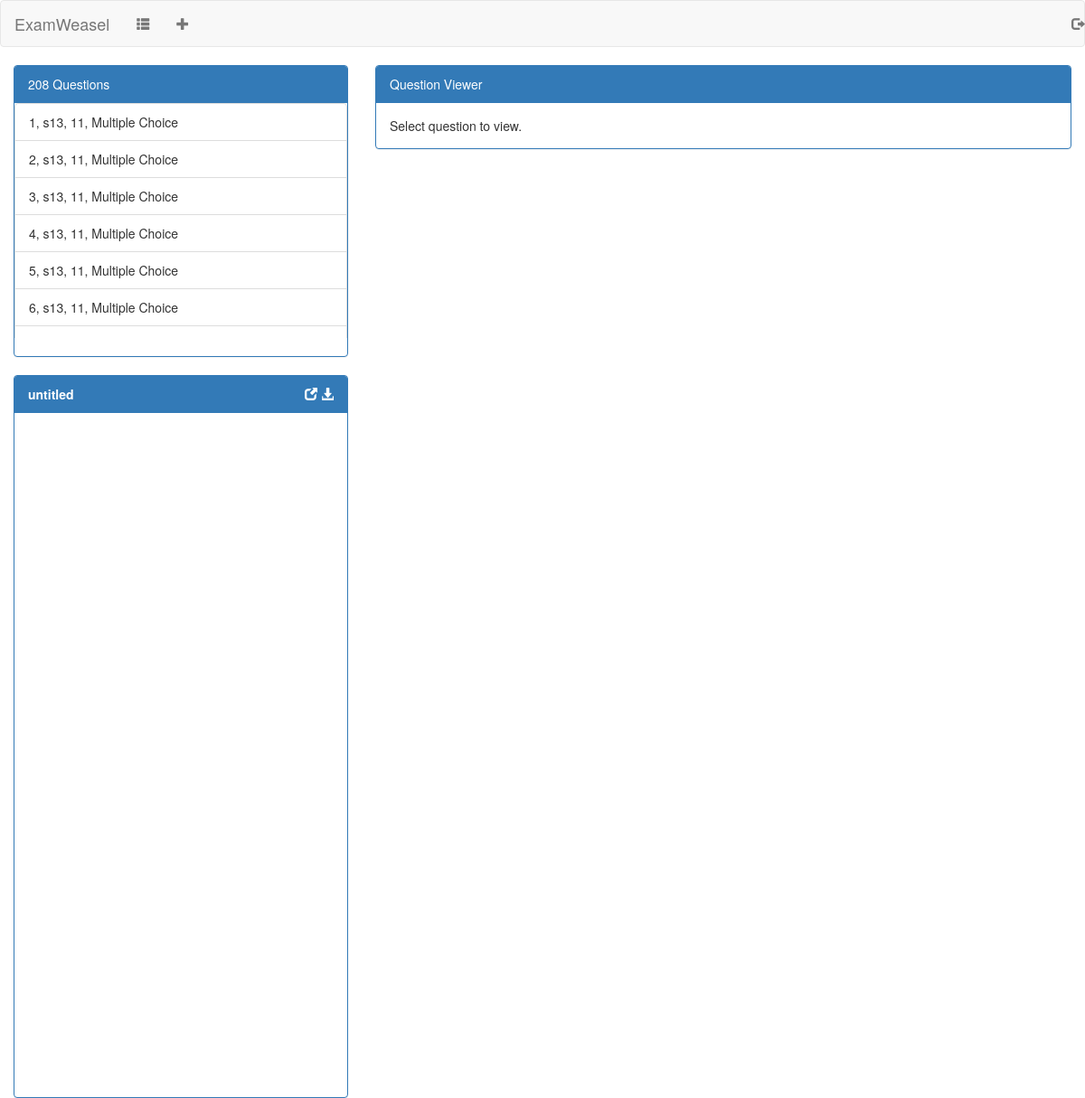
The app's page /index (signed in) with its own data.
### app/models.py (models this page shows, shortened)
class Question(db.Model):
    id = db.Column(db.Integer, primary_key=True)
    course = db.Column(db.String)
    sitting = db.Column(db.String)
    paper = db.Column(db.String)
    topic = db.Column(db.String)
    question_number = db.Column(db.Integer)
    question_type = db.Column(db.String)
    description = db.Column(db.String)
    answer = db.Column(db.String)
    images = db.relationship('Image', backref='question', lazy='dynamic')

### app/routes.py (the view, shortened to what this page needs)
@app.route('/')
@app.route('/index', methods=['GET','POST'])
@login_required
def index():
    filename = 'untitled'
    questions = Question.query.all()
    form = SaveForm()
    return render_template('index.html', questions=questions, saveForm=form, filename=filename)

### app/models.py (called while the page is built)
@login.user_loader
def load_user(id):
    return User.query.get(int(id))

### app/templates/index.html (shortened to what this page needs)
{% extends 'base.html' %}
{% import 'bootstrap/wtf.html' as wtf %}
{% block navbar %}
  <nav class="navbar navbar-default">
      <a class="navbar-brand" href="#">ExamWeasel</a>
      <ul class = "nav navbar-nav">
        <li>
          <a href="#loadWindow"  id="loadButton" data-toggle="modal" data-target="#loadWindow">
            <span class="glyphicon glyphicon-th-list"></span>
          </a>
        </li>
        <li>
          <a href="#" id="newFileButton">
            <span class="glyphicon glyphicon-plus"></span>
          </a>
        </li>
      </ul>
      <ul class="nav navbar-nav navbar-right">
        <li><a href="{{ url_for('logout') }}"><span class="glyphicon glyphicon-log-out"></a></li>
      </ul>
  </nav>
{% endblock %}
{% block app_content %}
  <div class="container-fluid fill-height">
  <div class="row fill-height">
    <div class="col-sm-4 fill-height">
      <div class="panel panel-primary">
        <div class="panel-heading">
          {{ questions|length }} Questions
        </div>
        <div class="panel-body qpanelbody">
          <ul class="list-group questionlist">
            {% for question in questions %}
              <li class="list-group-item question" id="question_{{ question.id }}">
                {{ question.id }}, {{ question.sitting }}, {{ question.paper}}, {{ question.question_type }}
              </li>
            {% endfor %}
          </ul>
        </div>
      </div>
    <div id="initial_position">
      <div id="panel-template" class="panel panel-primary fill-height">
        <div class="panel-heading">
          <span class="filename">{{ filename }}</span>
          <span class="menu-bar">
            <a href="#saveWindow"  class="saveButton" title="Save File">
              <span class="glyphicon glyphicon-new-window"></span>
            </a>
            <a href="#" class="downloadButton" title="download">
              <span class="glyphicon glyphicon-download-alt"></span>
            </a>
          </span>
        </div>
        <div class="panel-body qpanelbody">
          <ul class="list-group questionlist">
          </ul>
        </div>
      </div>
    </div>
    </div>
    <div class="col-sm-8 fill-height">
    <div class="panel panel-primary qpanel">
      <div class="panel-heading">
        Question Viewer
      </div>
      <div class="panel-body" id="viewer">
        Select question to view.
      </div>
    </div>
    </div>
  </div>
</div>
{% endblock %}

### app/static/css/custom.css (style rules this page uses)
html, body { margin: 0; height: 100%; overflow: hidden; }
.qpanelbody { padding: 0px; }
.fill-height { height: 100vh; }
.questionlist { overflow-y: auto; height: calc(50vh - 140px); }
.question { cursor: pointer; }
a { color: white; }
.menu-bar { float: right; }
.filename { font-weight: bold; }

### records on screen
Question: id "1", sitting "s13", paper "11", question_type "Multiple Choice"
Question: id "2", sitting "s13", paper "11", question_type "Multiple Choice"
Question: id "3", sitting "s13", paper "11", question_type "Multiple Choice"
Question: id "4", sitting "s13", paper "11", question_type "Multiple Choice"
Question: id "5", sitting "s13", paper "11", question_type "Multiple Choice"
Question: id "6", sitting "s13", paper "11", question_type "Multiple Choice"

### other values on screen
{{ questions|length }} "208"
{{ filename }} "untitled"
